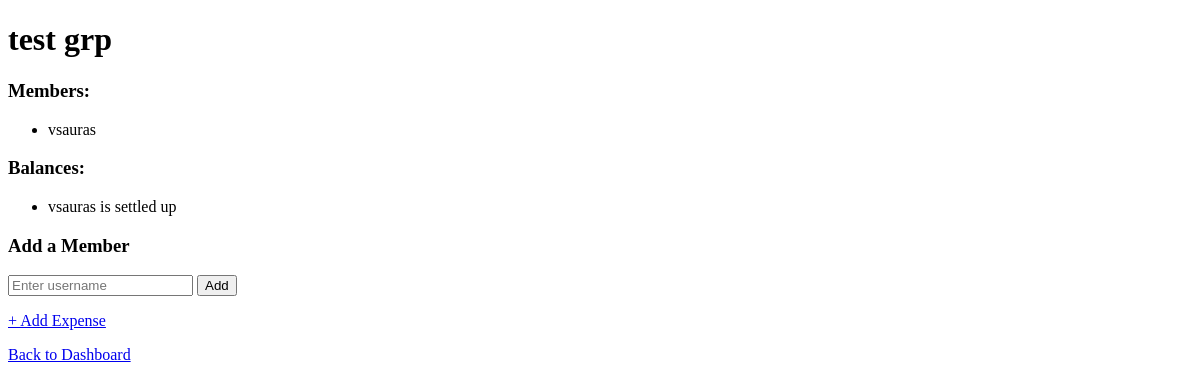
The app's page /group/1 (signed in), older data.
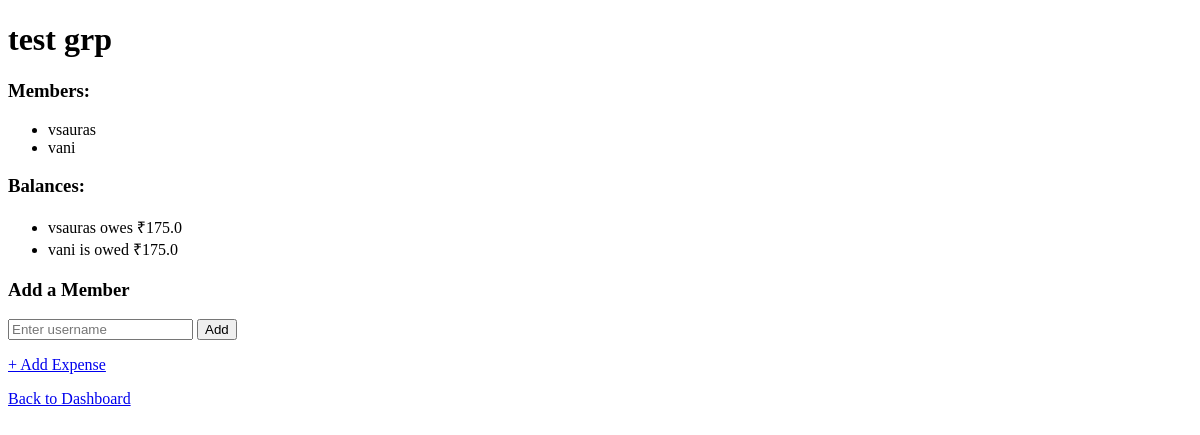
The same page, newer data.
### app.py (models this page shows)
class Group(db.Model):
    id = db.Column(db.Integer, primary_key=True)
    name = db.Column(db.String(100), nullable=False)
    created_by = db.Column(db.Integer, db.ForeignKey('user.id'))

class User(db.Model, UserMixin):
    id = db.Column(db.Integer, primary_key=True)
    username = db.Column(db.String(80), unique=True, nullable=False)
    email = db.Column(db.String(120), unique=True, nullable=False)
    password_hash = db.Column(db.String(200), nullable=False)

### app.py (the view)
@app.route('/group/<int:group_id>')
@login_required
def view_group(group_id):
    group = Group.query.get_or_404(group_id)
    memberships = GroupMember.query.filter_by(group_id=group_id).all()
    members = [User.query.get(m.user_id) for m in memberships]
    balances = {}
    for member in members:
        balances[member.id] = 0.0
    expenses = Expense.query.filter_by(group_id=group_id).all()
    for expense in expenses:
        balances[expense.paid_by] += expense.amount
        splits = ExpenseSplit.query.filter_by(expense_id=expense.id).all()
        for split in splits:
            balances[split.user_id] -= split.share_amount
    balance_list = []
    for member in members:
        balance_list.append({
            'username': member.username,
            'amount': round(balances[member.id], 2)
        })
    return render_template('group.html', group=group, members=members, balances=balance_list)

### app.py (called while the page is built)
@login_manager.user_loader
def load_user(user_id):
    return User.query.get(int(user_id))

### templates/group.html
<!DOCTYPE html>
<html>
<head><title>{{ group.name }}</title></head>
<body>
    <h1>{{ group.name }}</h1>
    <h3>Members:</h3>
    <ul>
        {% for member in members %}
            <li>{{ member.username }}</li>
        {% endfor %}
    </ul>
    <h3>Balances:</h3>
<ul>
    {% for b in balances %}
        {% if b.amount > 0 %}
            <li>{{ b.username }} is owed ₹{{ b.amount }}</li>
        {% elif b.amount < 0 %}
            <li>{{ b.username }} owes ₹{{ -b.amount }}</li>
        {% else %}
            <li>{{ b.username }} is settled up</li>
        {% endif %}
    {% endfor %}
</ul>
    <h3>Add a Member</h3>
    <form method="POST" action="/group/{{ group.id }}/add-member">
        <input type="text" name="username" placeholder="Enter username" required>
        <button type="submit">Add</button>
    </form>
    <p><a href="/group/{{ group.id }}/add-expense">+ Add Expense</a></p>
    <p><a href="/dashboard">Back to Dashboard</a></p>
</body>
</html>

Row changes from the older to the newer data that the page shows:
shown differently, row unchanged: User "vsauras": amount (not shown) → "175.0"; text "is settled up" → "owes ₹"
added User: username "vani", amount "175.0"
